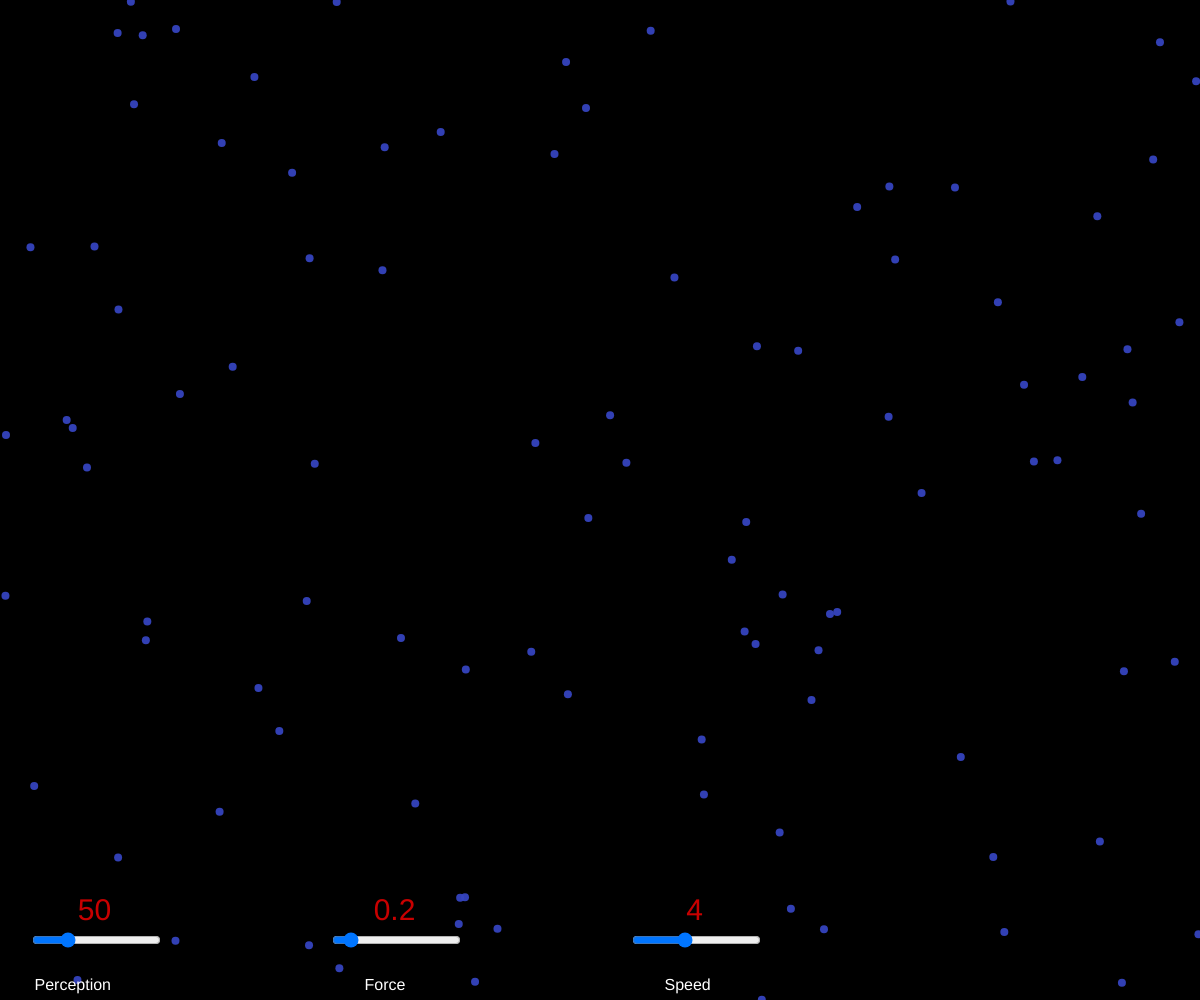
Frame 1 (no input)
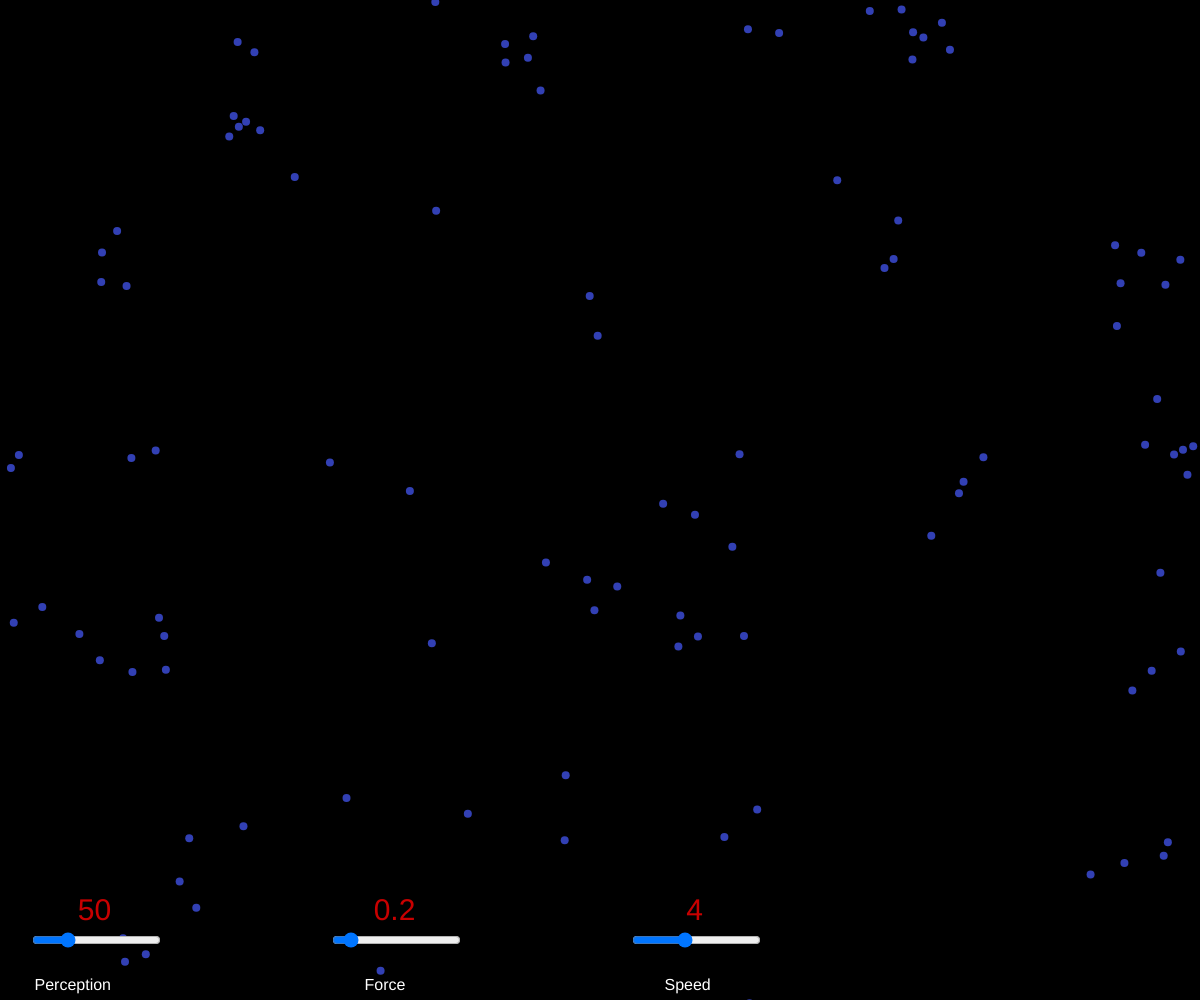
Frame 60 (no input)
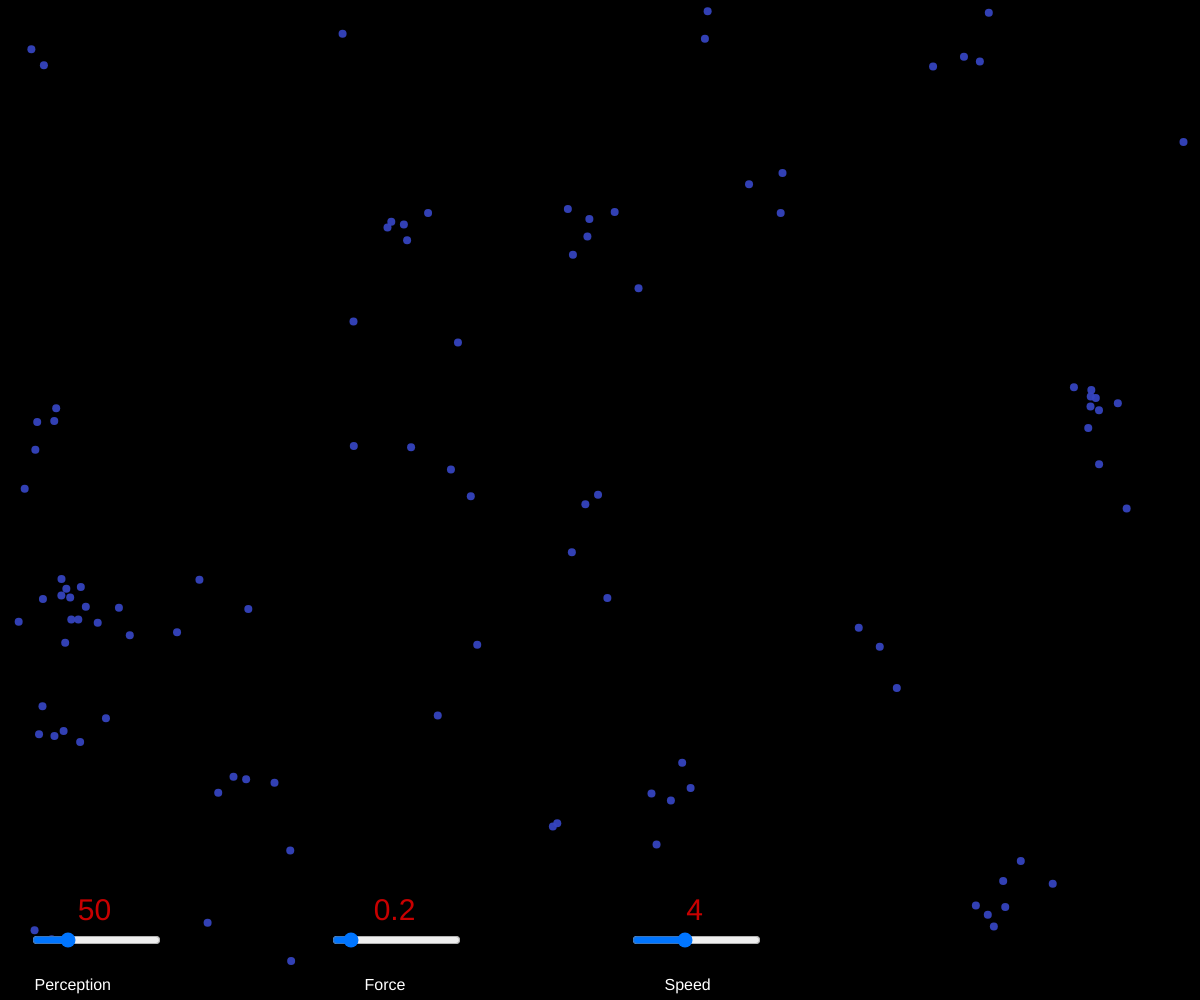
Frame 120 (the mouse pressed at the canvas centre since frame 60)

The p5.js sketch that drew these frames (run headless with seeded random() and noise() and a simulated clock; from frame 60 on, the mouse is pressed at the canvas centre):

// p5.js sketch
// ── sketch.js
let pslider, fslider, sslider;
let pslider_label;

const flock = [];


function setup() {
    createCanvas(window.innerWidth, window.innerHeight);

    for (let i = 0; i < 100; i++) {
        flock.push(new Boid());
    }

    pslider = createSlider(0, 200, 50);
    pslider.position(30, window.innerHeight-70);
    fslider = createSlider(0, 200, 20);
    fslider.position(330, window.innerHeight-70);
    sslider = createSlider(0, 10, 4);
    sslider.position(630, window.innerHeight-70);


    pslider_label = createP('Perception');
    pslider_label.position(pslider.width / 2 - 30, window.innerHeight-40);
    pslider_label.style('color: white; font-family: sans-serif;');

    fslider_label = createP('Force');
    fslider_label.position(pslider.width/2 + 300, window.innerHeight-40);
    fslider_label.style('color: white; font-family: sans-serif;');

    sslider_label = createP('Speed');
    sslider_label.position(pslider.width/2 + 600, window.innerHeight-40);
    sslider_label.style('color: white; font-family: sans-serif;');


    for (let boid of flock) {
        boid.perceptionRadius = pslider.value();
        boid.maxForce = fslider.value() / 100;
        boid.maxSpeed = sslider.value();
    }
    pslider.changed(() => {
        for (let boid of flock) {
            boid.perceptionRadius = pslider.value();
        }
    });
    fslider.changed(() => {
        for (let boid of flock) {
            boid.maxForce = fslider.value() / 100;
        }
    });
    sslider.changed(() => {
        for (let boid of flock) {
            boid.maxSpeed = sslider.value();
        }
    });
}

function draw() {
    background(0);

    for (let boid of flock) {
        boid.show();
        boid.edges();
        boid.update();
        boid.flock(flock);
    }

    fill(255, 0, 0, 200);
    strokeWeight(0);
    textSize(30);
    textAlign(CENTER)
    text(pslider.value(), pslider.width / 2 + 30, window.innerHeight-80);
    text(fslider.value() / 100, fslider.width / 2 + 330, window.innerHeight-80);
    text(sslider.value(), sslider.width / 2 + 630, window.innerHeight-80);
}
// ── boid.js
class Boid {
    constructor() {
        this.position = createVector(random(width), random(height));
        this.velocity = p5.Vector.random2D();
        this.velocity.setMag(random(2, 4));
        this.acceleration = createVector();
        this.maxForce = 0.2;
        this.maxSpeed = 4;
        this.perceptionRadius = 0;
    }

    edges() {
        if (this.position.x > width) {
            this.position.x = 0;
        } else if (this.position.x < 0) {
            this.position.x = width;
        } else if (this.position.y > height) {
            this.position.y = 0;
        } else if (this.position.y < 0) {
            this.position.y = height;
        }
    }

    align(boids) {
        let steering = createVector();
        let total = 0;
        for (let other of boids) {
            let d = dist(this.position.x, this.position.y, other.position.x, other.position.y);
            if (other != this && d < this.perceptionRadius) {
                steering.add(other.velocity);
                total++;
            }
        }
        if (total > 0) {
            steering.div(total);
            steering.setMag(this.maxSpeed);
            steering.sub(this.velocity);
            steering.limit(this.maxForce);
        }
        return steering;
    }

    cohesion(boids) {
        let steering = createVector();
        let total = 0;
        for (let other of boids) {
            let d = dist(this.position.x, this.position.y, other.position.x, other.position.y);
            if (other != this && d < this.perceptionRadius) {
                steering.add(other.position);
                total++;
            }
        }
        if (total > 0) {
            steering.div(total);
            steering.sub(this.position);
            steering.setMag(this.maxSpeed);
            steering.sub(this.velocity);
            steering.limit(this.maxForce);
        }
        return steering;
    }

    seperation(boids) {
        let steering = createVector();
        let total = 0;
        for (let other of boids) {
            let d = dist(this.position.x, this.position.y, other.position.x, other.position.y);
            if (other != this && d < this.perceptionRadius) {
                let diff = p5.Vector.sub(this.position, other.position);
                diff.div(d * d);
                steering.add(diff);
                total++;
            }
        }
        if (total > 0) {
            steering.div(total);
            steering.setMag(this.maxSpeed);
            steering.sub(this.velocity);
            steering.limit(this.maxForce);
        }
        return steering;
    }

    flock(boids) {
        this.acceleration.mult(0);
        let alignment = this.align(boids);
        let cohesion = this.cohesion(boids);
        let seperation = this.seperation(boids);
        this.acceleration.add(alignment);
        this.acceleration.add(cohesion);
        this.acceleration.add(seperation);
    }

    update() {
        this.position.add(this.velocity);
        this.velocity.add(this.acceleration);
        this.velocity.limit(this.maxSpeed);
    }

    show() {
        strokeWeight(8);
        stroke("#3544bff0");
        point(this.position.x, this.position.y);
    }
}
